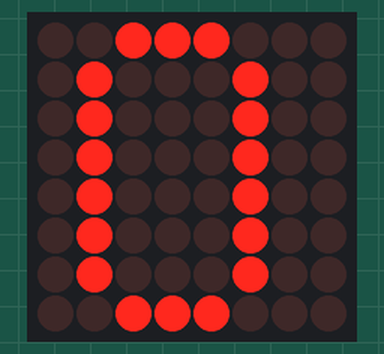
Recording of a sketch running on a simulated Arduino Uno, built with avr-gcc and run on an emulated ATmega328P. Parts: 8×8 LED matrix.

Above: at 0.1 s.
At 1.1 s:
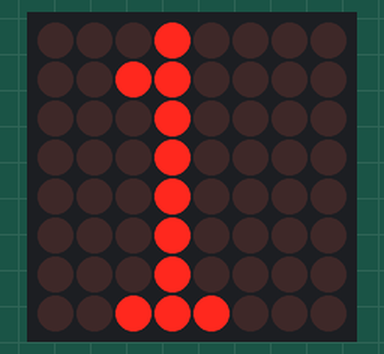
At 2.1 s:
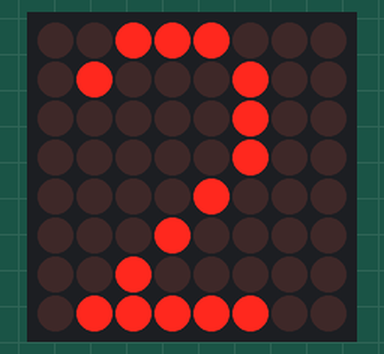
At 4.1 s:
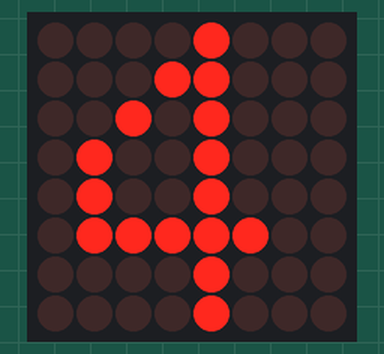
At 6.1 s:
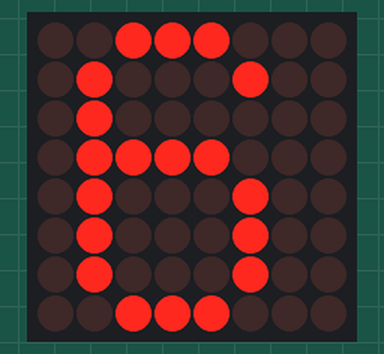
At 9.1 s:
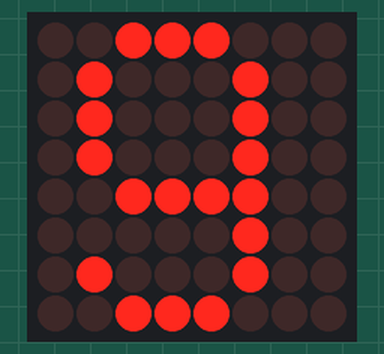

Measured:
- by itself, everything shown: repeats every 10.0 s, in 10 steps
- what the display in image 1 shows lasts 1.0 s, from 1.0 s to 2.0 s

The sketch:

numeros.ino.ino
```cpp
/*
	Capitulo 43 de Arduino desde cero en Español.
	Programa que muestra los digitos numericos 0 a 9 a intervalos de un segundo.

	Autor: bitwiseAr

*/

#include "LedControl.h" 		// incluye libreria LedControl

LedControl lc=LedControl(11,13,10,1);	// crea objeto

#define demora 1000			// constante demora con valor de 1000

byte cero[8]= {				// array que contiene todos los elementos de las
  B00111000,				// filas necesarias por mostrar el digito cero
  B01000100,
  B01000100,
  B01000100,
  B01000100,
  B01000100,
  B01000100,
  B00111000
};

byte uno[8]= {				// array que contiene todos los elementos de las
  B00010000,				// filas necesarias por mostrar el digito uno
  B00110000,
  B00010000,
  B00010000,
  B00010000,
  B00010000,
  B00010000,
  B00111000
};

byte dos[8]= {				// array que contiene todos los elementos de las
  B00111000,				// filas necesarias por mostrar el digito dos
  B01000100,
  B00000100,
  B00000100,
  B00001000,
  B00010000,
  B00100000,
  B01111100
};

byte tres[8]= {				// array que contiene todos los elementos de las
  B00111000,				// filas necesarias por mostrar el digito tres
  B01000100,
  B00000100,
  B00011000,
  B00000100,
  B00000100,
  B01000100,
  B00111000
};

byte cuatro[8]= {			// array que contiene todos los elementos de las
  B00001000,				// filas necesarias por mostrar el digito cuatro
  B00011000,
  B00101000,
  B01001000,
  B01001000,
  B01111100,
  B00001000,
  B00001000
};

byte cinco[8]= {			// array que contiene todos los elementos de las
  B01111100,				// filas necesarias por mostrar el digito cinco
  B01000000,
  B01000000,
  B01111000,
  B00000100,
  B00000100,
  B01000100,
  B00111000
};

byte seis[8]= {				// array que contiene todos los elementos de las
  B00111000,				// filas necesarias por mostrar el digito seis
  B01000100,
  B01000000,
  B01111000,
  B01000100,
  B01000100,
  B01000100,
  B00111000
};

byte siete[8]= {			// array que contiene todos los elementos de las
  B01111100,				// filas necesarias por mostrar el digito siete
  B00000100,
  B00000100,
  B00001000,
  B00010000,
  B00100000,
  B00100000,
  B00100000
};

byte ocho[8]= {				// array que contiene todos los elementos de las
  B00111000,				// filas necesarias por mostrar el digito ocho
  B01000100,
  B01000100,
  B00111000,
  B01000100,
  B01000100,
  B01000100,
  B00111000
};

byte nueve[8]= {			// array que contiene todos los elementos de las
  B00111000,				// filas necesarias por mostrar el digito nueve
  B01000100,
  B01000100,
  B01000100,
  B00111100,
  B00000100,
  B01000100,
  B00111000
};

void setup() {
  lc.shutdown(0,false);			// enciende la matriz
  lc.setIntensity(0,4);			// establece brillo
  lc.clearDisplay(0);			// blanquea matriz
}

void loop(){
  mostrar_0();				// llama funcion mostrar_0
  delay(demora);			// demora
  mostrar_1();				// llama funcion mostrar_1
  delay(demora);			// demora
  mostrar_2();				// llama funcion mostrar_2
  delay(demora);			// demora
  mostrar_3();				// llama funcion mostrar_3
  delay(demora);			// demora
  mostrar_4();				// llama funcion mostrar_4
  delay(demora);			// demora
  mostrar_5();				// llama funcion mostrar_5
  delay(demora);			// demora
  mostrar_6();				// llama funcion mostrar_6
  delay(demora);			// demora
  mostrar_7();				// llama funcion mostrar_7
  delay(demora);			// demora
  mostrar_8();				// llama funcion mostrar_8
  delay(demora);			// demora
  mostrar_9();				// llama funcion mostrar_9
  delay(demora);			// demora
}

void mostrar_0(){			// funcion mostrar_0
  for (int i = 0; i < 8; i++)  		// bucle itera 8 veces por el array
  {
    lc.setRow(0,i,cero[i]);		// establece fila con valor de array cero en misma posicion
  }
}

void mostrar_1(){			// funcion mostrar_1
  for (int i = 0; i < 8; i++) 		// bucle itera 8 veces por el array
  {
    lc.setRow(0,i,uno[i]);		// establece fila con valor de array uno en misma posicion
  }
}

void mostrar_2(){			// funcion mostrar_2
  for (int i = 0; i < 8; i++)  		// bucle itera 8 veces por el array
  {
    lc.setRow(0,i,dos[i]);		// establece fila con valor de array dos en misma posicion
  }
}

void mostrar_3(){			// funcion mostrar_3
  for (int i = 0; i < 8; i++) 		// bucle itera 8 veces por el array
  {
    lc.setRow(0,i,tres[i]);		// establece fila con valor de array tres en misma posicion
  }
}

void mostrar_4(){			// funcion mostrar_4
  for (int i = 0; i < 8; i++) 		// bucle itera 8 veces por el array
  {
    lc.setRow(0,i,cuatro[i]);		// establece fila con valor de array cuatro en misma posicion
  }
}

void mostrar_5(){			// funcion mostrar_5
  for (int i = 0; i < 8; i++) 		// bucle itera 8 veces por el array
  {
    lc.setRow(0,i,cinco[i]);		// establece fila con valor de array cinco en misma posicion
  }
}

void mostrar_6(){			// funcion mostrar_6
  for (int i = 0; i < 8; i++) 		// bucle itera 8 veces por el array
  {
    lc.setRow(0,i,seis[i]);		// establece fila con valor de array seis en misma posicion
  }
}

void mostrar_7(){			// funcion mostrar_7
  for (int i = 0; i < 8; i++) 		// bucle itera 8 veces por el array
  {
    lc.setRow(0,i,siete[i]);		// establece fila con valor de array siete en misma posicion
  }
}

void mostrar_8(){			// funcion mostrar_8
  for (int i = 0; i < 8; i++) 		// bucle itera 8 veces por el array
  {
    lc.setRow(0,i,ocho[i]);		// establece fila con valor de array ocho en misma posicion
  }
}

void mostrar_9(){			// funcion mostrar_9
  for (int i = 0; i < 8; i++) 		// bucle itera 8 veces por el array
  {
    lc.setRow(0,i,nueve[i]);		// establece fila con valor de array nueve en misma posicion
  }
}
```
